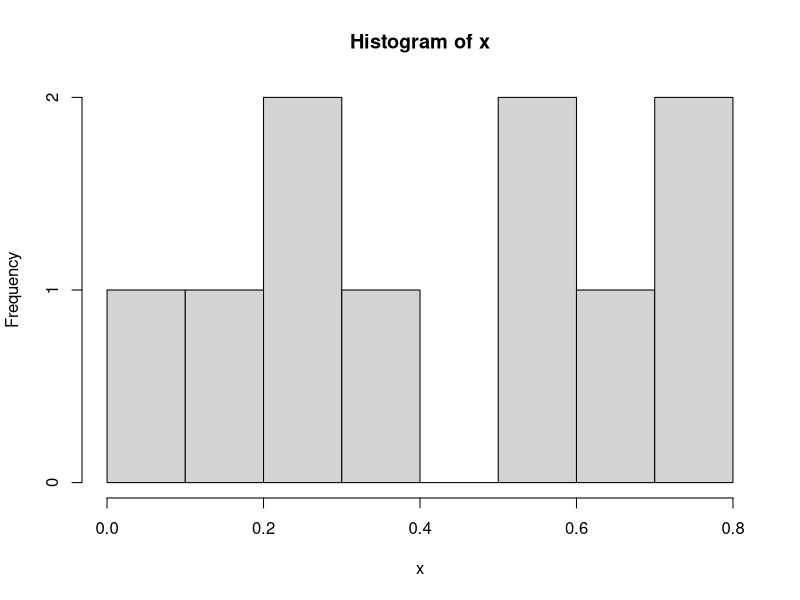
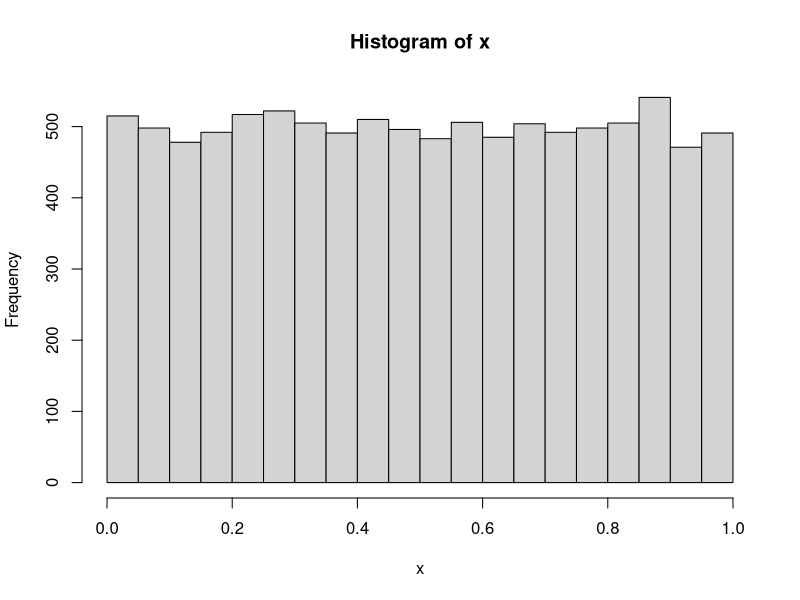
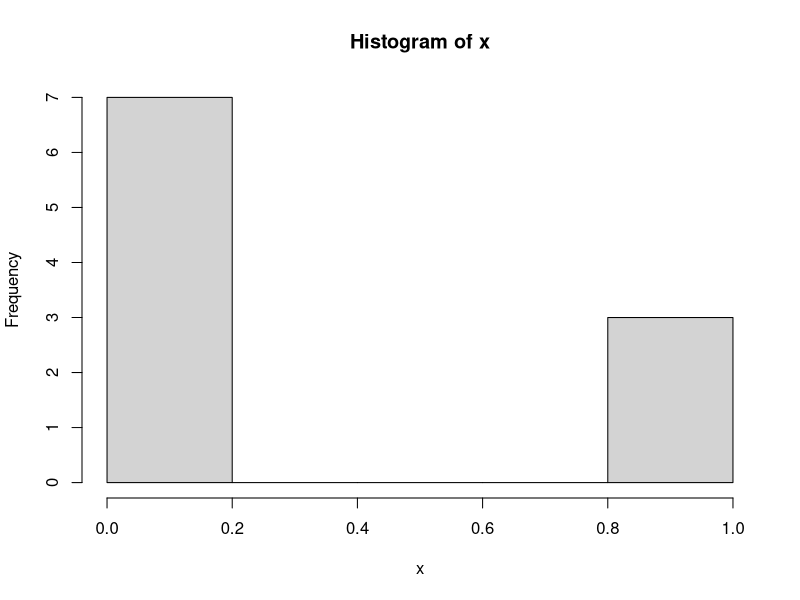
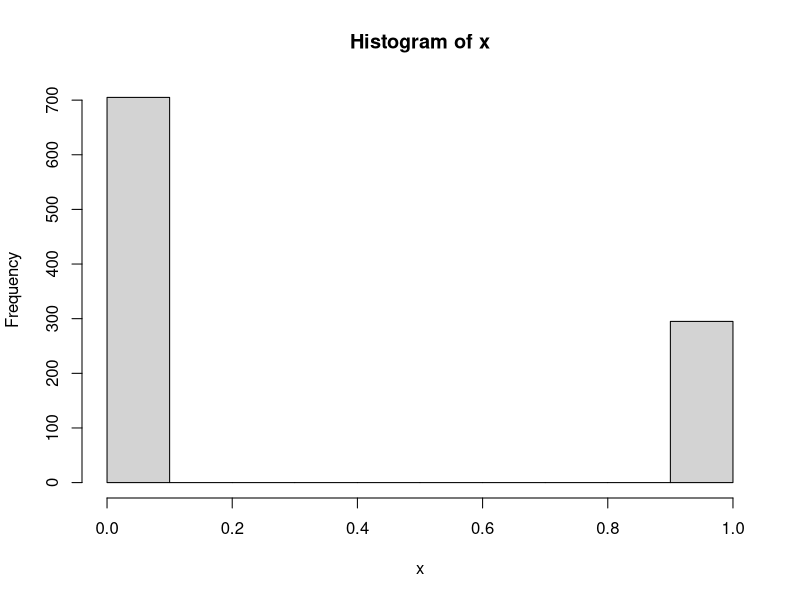
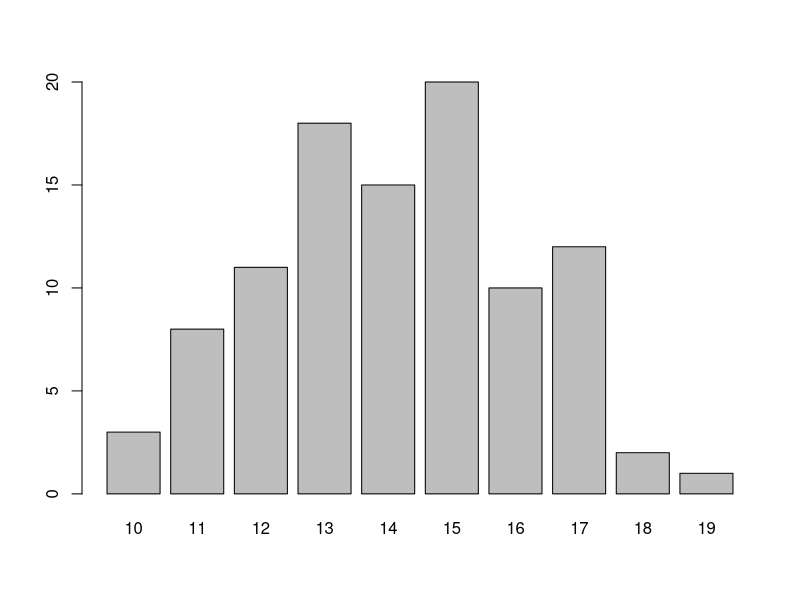
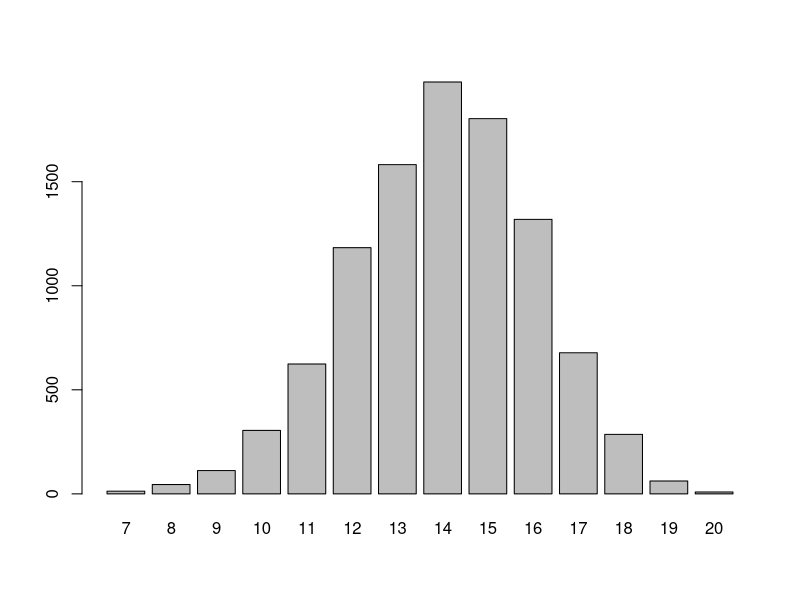
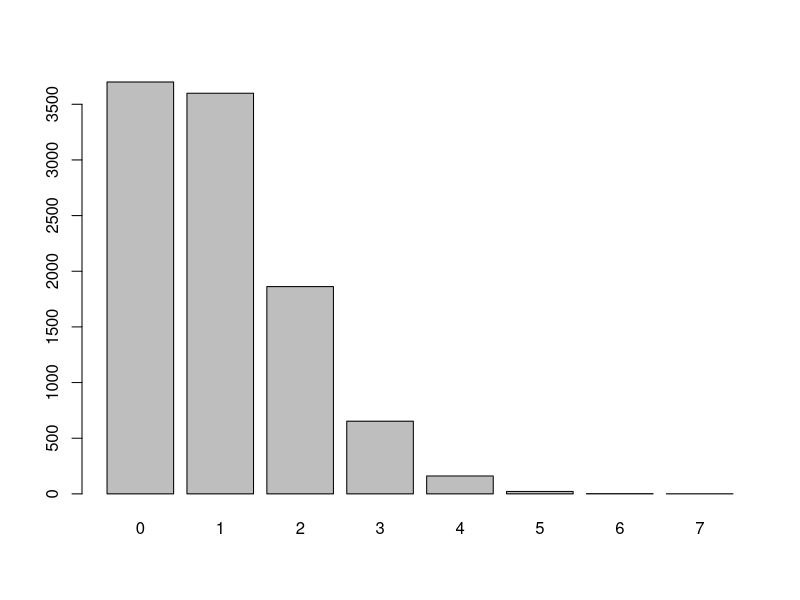
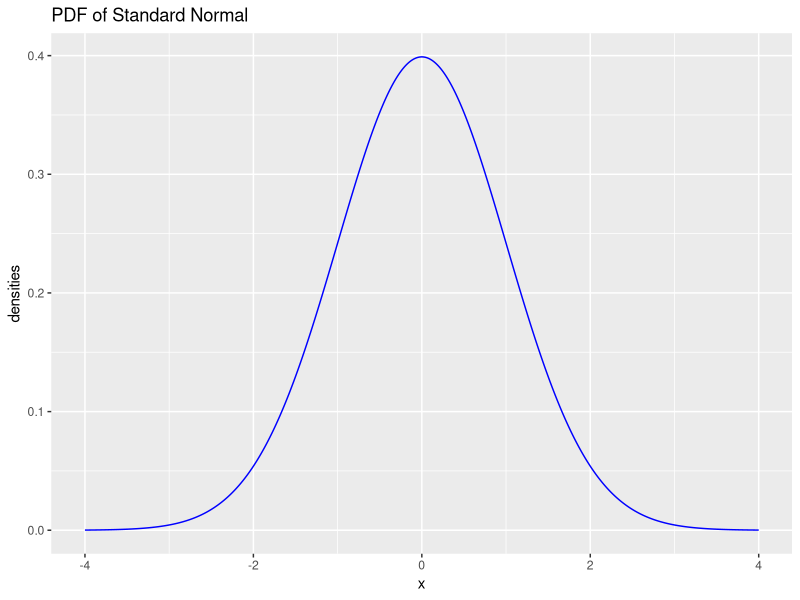

Write the R code that produced these figures, in order.
## ---- chunk 1
knitr::opts_chunk$set(echo = TRUE)
## ---- chunk 2
set.seed(1000) #set.seed identifies a fixed random number. Make the results reproducible
x <- runif(10) #create a list of 10 values of uniform distribution
hist(x)
x <- runif(10000)
hist(x)
## ---- chunk 3
x <- rbinom(10, 1, 0.3)# it generates 10 random numbers, with 0.3 probability of being 1
# and 0.7 probability of being 0.
hist(x)
x <- rbinom(1000, 1, 0.3) #this time we generate 1000 random numbers
hist(x)
## ---- chunk 4
x <- rbinom(100, 20, .7) #x is the binomial random numbers
barplot(table(x))
## ---- chunk 5
x <- rbinom(10000, 20, .7) #x is the binomial random numbers
barplot(table(x))
## ---- chunk 6
set.seed(1)
x <- rpois(10000, 1) #1000 poisson random numbers, lambda is 1
probability <-dpois(x, 1) 
cat("The mean of x is", mean(x))
cat("The variance of x is", var(x))
barplot(table(x))
## ---- chunk 7
require(ggplot2)
set.seed(1)
x<-seq(-4,4,.01) #generates values from -4 to 4, with a step of 0.01
densities<-dnorm(x, 0, 1) #This calcualtes the pdf(probability dense function) of std normal
cumulative<-pnorm(x, 0, 1) #This calcualtes the cdf(cumulative dense function) of std normal
randomdeviates<-rnorm(1000,0,1) #1000 random normal numbers, mean is 0 and std is 1
plotdata <- data.frame(x,densities, cumulative)


#par(mfrow=c(1,3), mar=c(3,4,4,2))

ggplot(data = plotdata, aes(x = x, y = densities))+
      geom_line(color = "blue") +
      ggtitle("PDF of Standard Normal")
    

ggplot(data = plotdata, aes(x = x, y = cumulative))+
      geom_line(color = "blue") +
      ggtitle("CDF of Standard Normal")

hist(randomdeviates, main="Random draws from Std Normal", xlab = "Random Draw", cex.axis=.8, xlim=c(-4,4))
## ---- chunk 8
#If I want to know the probabilty of a std normal when x > 2 
#We need to calculate F(2)
x2 <- pnorm(2, 0, 1)
cat("cumulative probability of x<2 is", x2)
cat("cumulative probability of x>2 is", 1- x2)
## ---- chunk 9
x <- rchisq(1000, 7) #1000 random variables, Chi-square distribution of 7 degrees of freedom
densities <- dchisq(x, 7) #probability of x with chi-sq dist and m= 7
#We can plot its density in this way
ggplot(data.frame(x, densities),aes(x=x, y=densities)) +
  geom_line(color="blue") +
  ggtitle("Chi-square distribution with 7 degrees of freedom")
## ---- chunk 10
x <- rt(1000, 7) #1000 random variables, t distribution of 7 degrees of freedom
densities <- dt(x, 7) #probability of x with t dist and m= 7
cumlative <- pt(x, 7) #cumulative probabilities of x
#We can plot its density in this way
ggplot(data.frame(x, densities),aes(x=x, y=densities)) +
  geom_line(color="blue") +
  ggtitle("t distribution with 7 degrees of freedom")
## ---- chunk 11
#pnorm(x, 0, 1)
#dt(x, 10)
#pt(x, 6)
